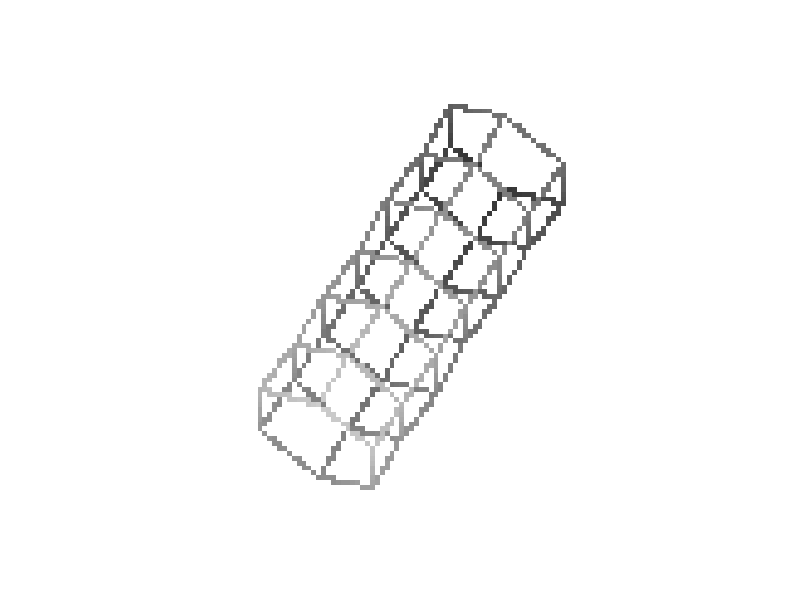

Source code (MATLAB):
load cilindro3D.mat

% X é a varial que esta a cena
cena = X;
tamanho_cena = length(cena);
projecao = ones(tamanho_cena);

for eixo_z = 1:tamanho_cena
    for eixo_x = 1:tamanho_cena
        for eixo_y = 1:tamanho_cena
            if cena(eixo_x, eixo_y, eixo_z) != 0
                projecao(eixo_z, eixo_x) = 1 - (eixo_y/tamanho_cena);
                break
            end
        end
    end
end


projecao = rot90(projecao);
imshow(projecao)

